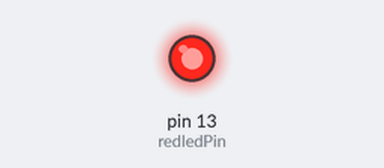
A sketch run on a simulated Arduino Uno, built with avr-gcc and run on an emulated ATmega328P. On the bench: output pins drawn as LEDs (lit = HIGH). At 0.0 s the program stops and its outputs stay as they are.

Above: at 0.1 s.
Timing chart, 0 to 1.5 s (numbered marks = the images above):
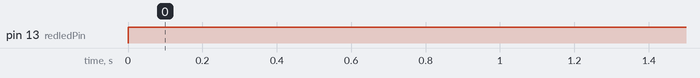

Measured:
- by itself, pin 13 (redledPin): LOW → HIGH at 0.00 s

The sketch:

redlightstill.ino
```cpp
// const int greenledPin =  13;
const int redledPin =  13;     // the number of the LED pin


void setup() {
  // initialize the LED pin as an output:
  pinMode(redledPin, OUTPUT);
  // pinMode(greenledPin, OUTPUT);

}

void loop() {

  int x = 0;
do {
  // digitalWrite(greenledPin, HIGH);
  // digitalWrite(redledPin, LOW);
  // delay(1000);
  // digitalWrite(greenledPin, LOW);
  digitalWrite(redledPin, HIGH);
  // delay(1000);
} while (x < 100);


}
```
